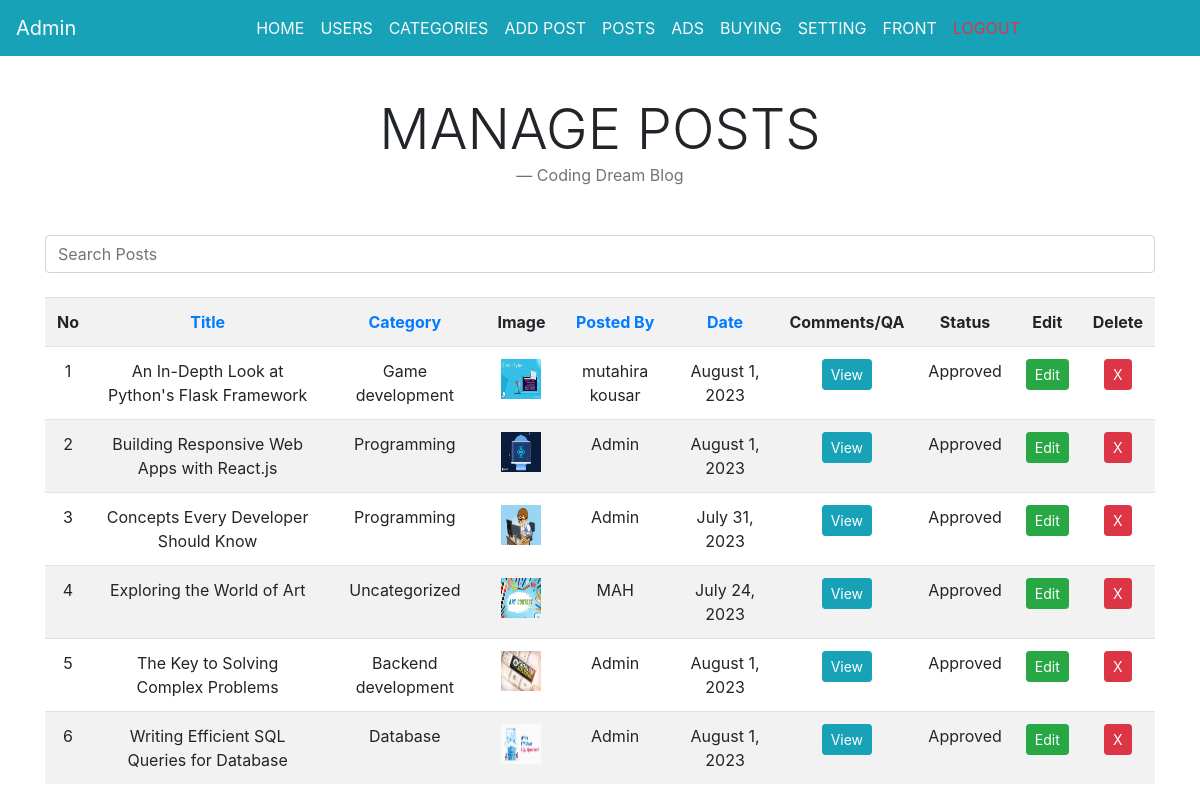
/posts.php?sort=title&dir=ASC (signed in), run on the app's committed database.
### tables this page shows
CREATE TABLE `posts` (
  `id` int(20) NOT NULL,
  `category_id` int(20) DEFAULT NULL,
  `posted_by` int(20) DEFAULT NULL,
  `title` varchar(255) DEFAULT NULL,
  `image` varchar(255) DEFAULT NULL,
  `tags` varchar(255) DEFAULT NULL,
  `description` text DEFAULT NULL,
  `date` date DEFAULT NULL,
  `status` int(10) DEFAULT 0
);

CREATE TABLE `categories` (
  `id` int(20) NOT NULL,
  `name` varchar(255) DEFAULT NULL
);

CREATE TABLE `users` (
  `id` int(20) NOT NULL,
  `name` varchar(50) DEFAULT NULL,
  `email` varchar(100) DEFAULT NULL,
  `password` varchar(100) DEFAULT NULL,
  `phone` varchar(60) DEFAULT NULL,
  `city` varchar(60) DEFAULT NULL,
  `role` varchar(20) DEFAULT 'user'
);

### connect.php (called while the page is built, shortened)
<?php
if(isset($_SESSION['id']) && isset($_SESSION['role'])){
$logrole    		= $_SESSION['role'];
}
?>

### posts.php (the view, shortened to what this page needs)
<?php
include_once "connect.php";
include_once "header.php";
if ($logrole == 'admin') {
    include_once "admin.php";
} else {
    header("Location: logout.php");
}
$search = (isset($_POST['search'])) ? $_POST['search'] : '';
$allowedSortColumns = array('id', 'title', 'category_id', 'posted_by', 'date');
$sortColumn = 'id';
$sortDirection = 'DESC';
if (isset($_GET['sort']) && in_array($_GET['sort'], $allowedSortColumns)) {
    $sortColumn = $_GET['sort'];
    $sortDirection = (isset($_GET['dir']) && strtoupper($_GET['dir']) === 'ASC') ? 'ASC' : 'DESC';
}
$sortOrder = $sortColumn . ' ' . $sortDirection;
if ($search !== '') {
    $query = "SELECT * FROM posts WHERE title LIKE '%$search%' OR tags LIKE '%$search%' ORDER BY $sortOrder";
} else {
    $query = "SELECT * FROM posts ORDER BY $sortOrder";
}
$result = $db->query($query);
?>
<main role="main" class="container">
    <div class="row">
        <div class="col-md-12 col-sm-12 col-lg-12">
<blockquote class="blockquote text-center mb-5">
  <h1 class="mb-0 text-uppercase display-4">Manage Posts</h1>
  <footer class="blockquote-footer">Coding Dream Blog</footer>
</blockquote>
            <form method="post">
                <input class="form-control" type="text" name="search" id="search" placeholder="Search Posts" autocomplete="off" required value="<?php echo $search; ?>">
            </form><br>
            <table class="table table-striped">
                <tr>
                    <th class="text-center">No</th>
                    <th class="text-center"><a href="?sort=title&dir=<?php echo ($sortColumn === 'title' && $sortDirection === 'ASC') ? 'DESC' : 'ASC'; ?>">Title</a></th>
                    <th class="text-center"><a href="?sort=category_id&dir=<?php echo ($sortColumn === 'category_id' && $sortDirection === 'ASC') ? 'DESC' : 'ASC'; ?>">Category</a></th>
                    <th class="text-center">Image</th>
                    <th class="text-center"><a href="?sort=posted_by&dir=<?php echo ($sortColumn === 'posted_by' && $sortDirection === 'ASC') ? 'DESC' : 'ASC'; ?>">Posted By</a></th>
                    <th class="text-center"><a href="?sort=date&dir=<?php echo ($sortColumn === 'date' && $sortDirection === 'ASC') ? 'DESC' : 'ASC'; ?>">Date</a></th>
                    <th class="text-center">Comments/QA</th>
                    <th class="text-center">Status</th>
                    <th class="text-center">Edit</th>
                    <th class="text-center">Delete</th>
                </tr>
                <?php
                $no = 1;
                while ($row = $result->fetch_assoc()) {
                    $id = $row['id'];
                    $title = $row['title'];
                    $catid = $row['category_id'];
					$catnameQuery = "SELECT * FROM categories WHERE id = '{$catid}' LIMIT 1";
					$catresult = $db->query($catnameQuery);
					$catrow = $catresult->fetch_assoc();
					$catnum = $catresult->num_rows;
					if($catnum == 0){
						$category = 'Uncategorized';
					}else{
					$category = $catrow['name'];
					}
					$posted_by = $row['posted_by'];
					$postedbyQuery = "SELECT * FROM users WHERE id = '{$posted_by}' LIMIT 1";
					$postedbyResult = $db->query($postedbyQuery);
					$postedbyRow = $postedbyResult->fetch_assoc();
					$postedbyNum = $postedbyResult->num_rows;
					if($postedbyNum == 0){
						$posted_by = 'Unknown';
					}else{
					$posted_by = $postedbyRow['name'];
					}
					$image = $row['image'];
					$date = $row['date'];
					$date = date("F j, Y", strtotime($date));
                    $status = $row['status'];
                ?>
                    <tr class="text-center">
                        <td><?php echo $no ?></td>
                        <td><?php echo $title ?></td>
                        <td><?php echo $category ?></td>
                        <td><img src="<?php echo $image ?>" style="width: 40px; height: 40px"></td>
                        <td><?php echo $posted_by ?></td>
                        <td><?php echo $date ?></td>
                        <?php if ($status === '0') { ?>
                            <td>-</td>
                            <td><a class="btn btn-primary btn-sm" href="posts.php?approve=<?php echo $id ?>">Approve</a></td>
                        <?php } else { ?>
                            <td><a class="btn btn-info btn-sm" href="comments.php?post=<?php echo $id ?>">View</a></td>
                            <td>Approved</td>
                        <?php } ?>
                        <td><a class="btn btn-success btn-sm" href="postedit.php?edit=<?php echo $id ?>">Edit</a></td>
                        <td><a class="btn btn-danger btn-sm" href="posts.php?delete=<?php echo $id ?>">X</a></td>
                    </tr>
                <?php
                    $no++;
                }
                ?>
            </table>
        </div>
    </div>
</main>

### css/main.css (style rules this page uses)
.container, .container-lg, .container-md, .container-sm { margin-top: 6em !important; }

### data on the page
posts: title "An In-Depth Look at Python's Flask Framework", category.name "Game development", image (picture), users.name "mutahira kousar", date "August 1, 2023"
posts: title "Building Responsive Web Apps with React.js", category.name "Programming", image (picture), users.name "Admin", date "August 1, 2023"
posts: title "Concepts Every Developer Should Know", category.name "Programming", image (picture), users.name "Admin", date "July 31, 2023"
posts: title "Exploring the World of Art", category "Uncategorized", image (picture), users.name "MAH", date "July 24, 2023"
posts: title "The Key to Solving Complex Problems", category.name "Backend development", image (picture), users.name "Admin", date "August 1, 2023"
posts: title "Writing Efficient SQL Queries for Database", category.name "Database", image (picture), users.name "Admin", date "August 1, 2023"
